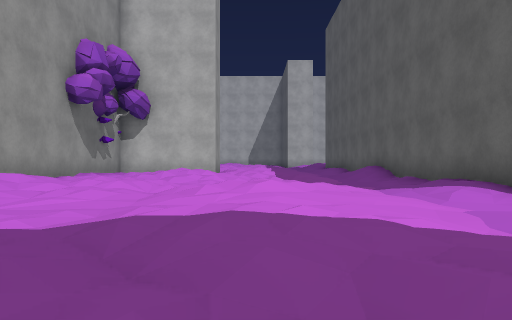
[1] (above)

23 first-person views from a walk through a Unity game level. The camera is 1.2 m above the floor, looks level and sees 70° across. The floor is counted in squares, 2 m on a side. Each view is taken from the middle of a square. On the plan, view 1 faces up. The plan holds only what a view shows up to about 10 squares ahead; the rest is blank. The place goes on beyond the plan. The player character is not drawn. Some surface patterns are stand-ins.

[2]
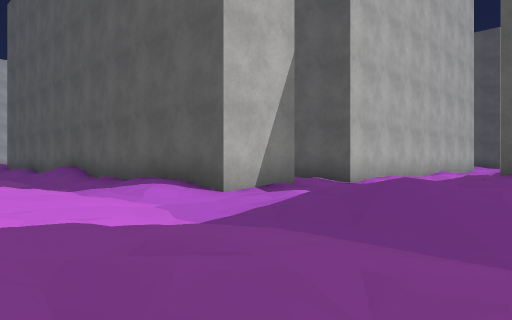

[3]
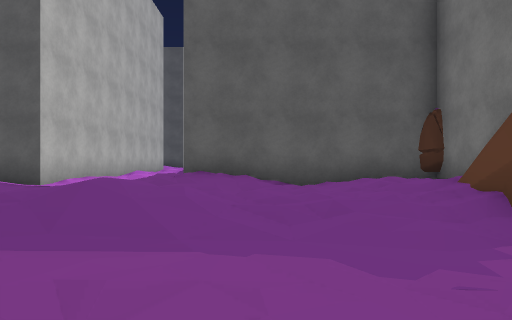

[4]
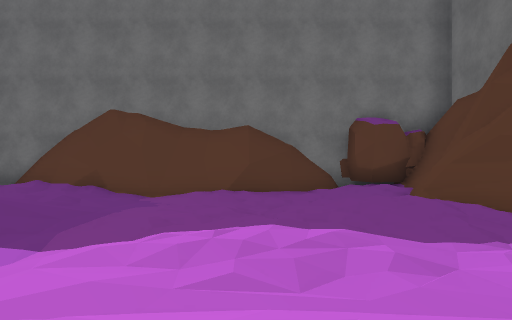

[5]
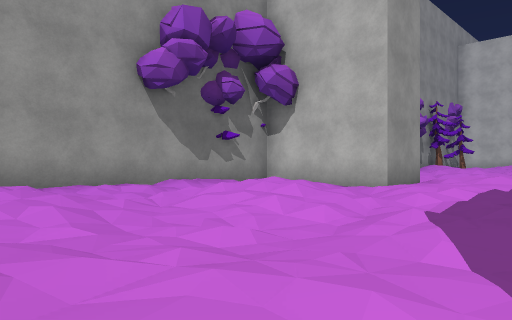

[6]
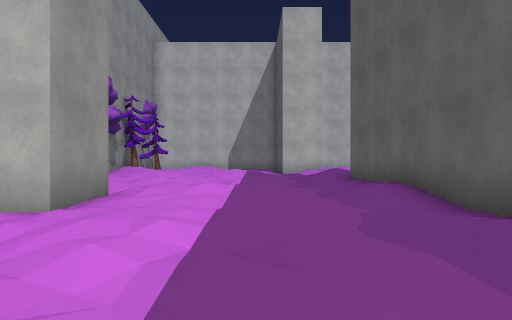

[7]
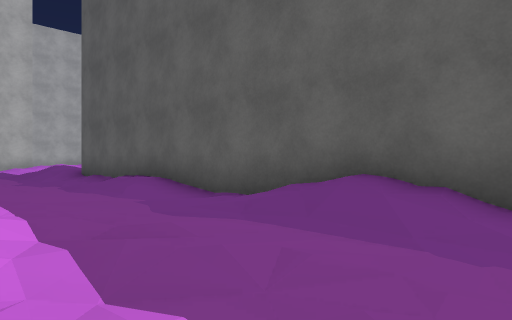

[8]
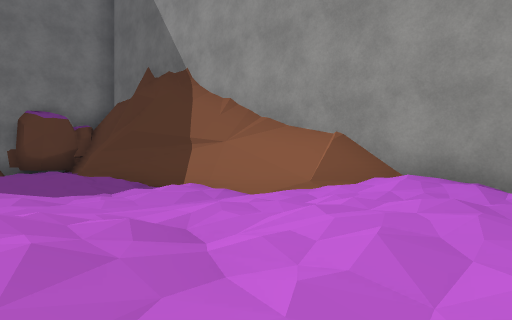

[9]
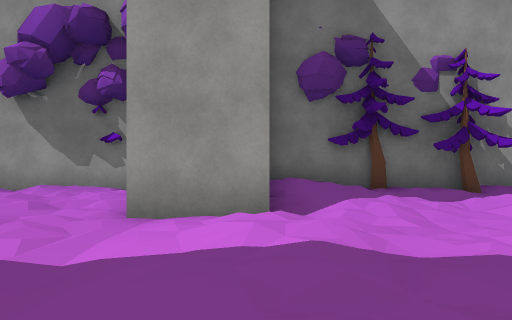

[10]
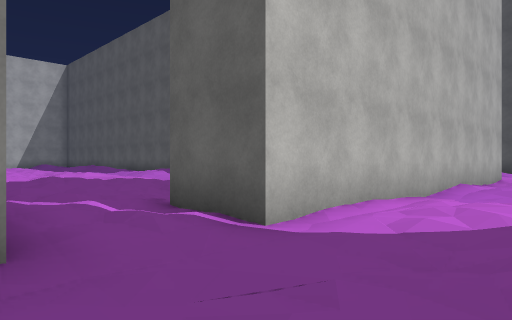

[11]
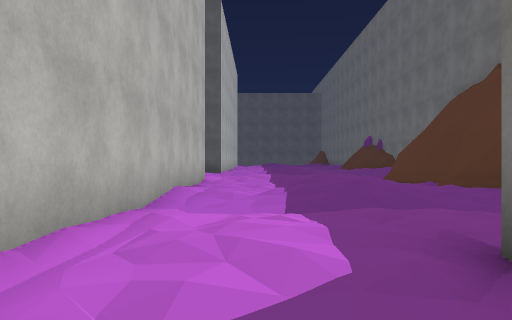

[12]
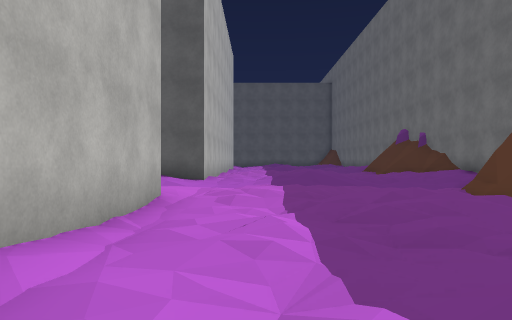

[13]
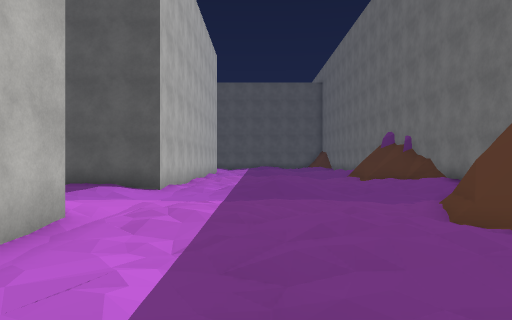

[14]
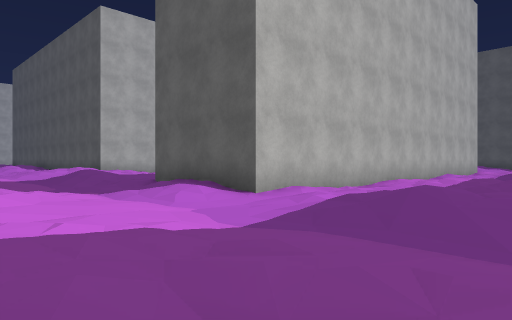

[15]
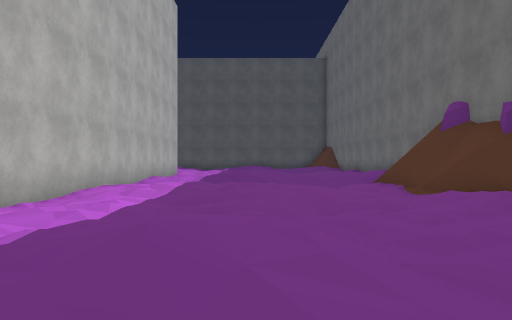

[16]
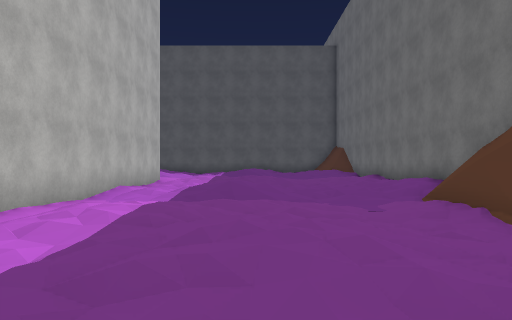

[17]
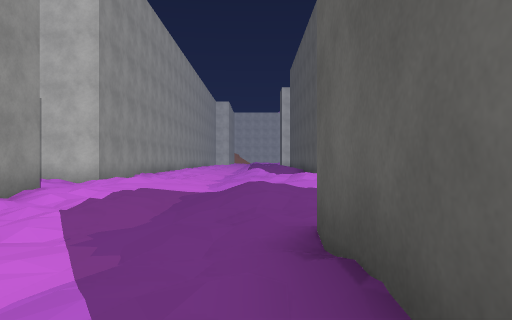

[18]
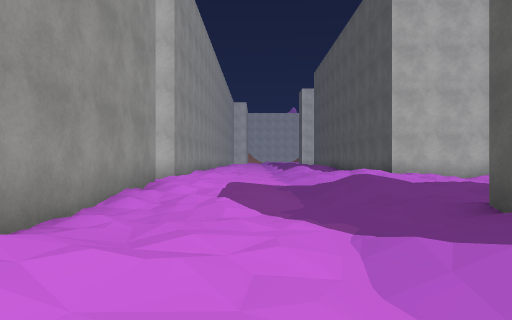

[19]
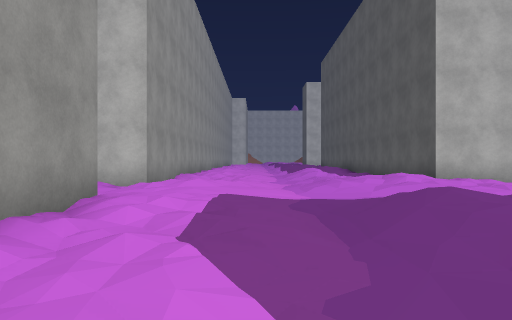

[20]
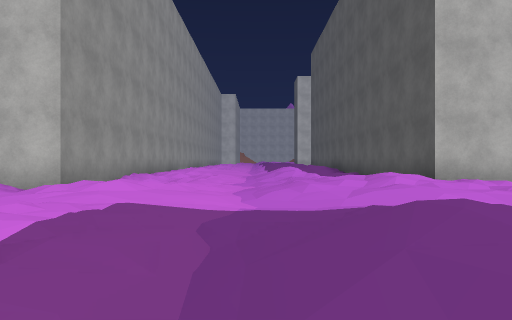

[21]
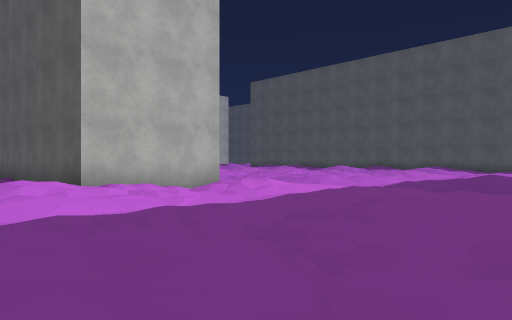

[22]
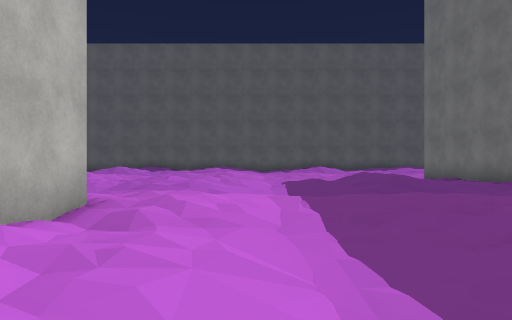

[23]
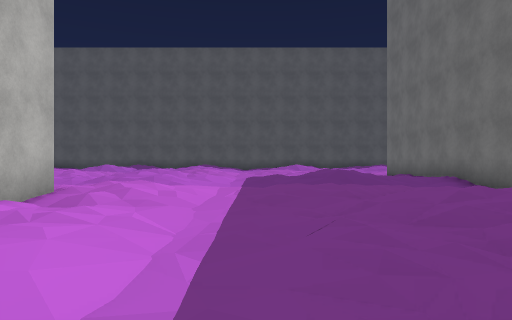

### Floor plan
Key: @ floor where view 1 was taken; # wall or solid block; . main floor; : floor 0.25 m higher than the main floor; - floor 0.25 m lower than the main floor; + floor 0.5 m higher than the main floor; / step, stairs or slope; = window, fence, low wall or low ledge; ^ raised ledge; T tree; O other object.
Columns run from 6 left of view 1 to 33 right of it. Each row starts with its distance up from view 1.
 19 TT.:::-.-.#            #.-.-.  #
 18  T...----.#            #  --.  #     .:
 17 T#::.-..-.#            #  .-   ####...:
 16  #+:...:-.#           ## ...:++:.....:+
 15  #  #.:...#           ..::..:::...:..:/:
 14   ###....-#            ....-....-.......
 13 OT......-.#              ..--.......-...
 12 T#....:.-.#            #::..:.....:..:..
 11  T.::..../#  ::..      #....+:.:::...+
 10  #.::.-...#  ::..      #....:/.::/-..:
  9  #....-.-.#  ..-       #----....    -...
  8  #...----.#            #.---.#     #####
  7  #:::-..-.# ::.        #-..-:#
  6  #::..:.-:# :.#        # :..:#
  5  #:...:...##..##########::...###########
  4  #^--...--...--...-...-....--..--...-...
  3  ##...:.-......::.......::........:.....
  2   #.:.:..: .......::..:.:...+:..:.:..+
  1   #:+:...:: .:##-.::/.::.-..+:.:+:...+
  0   #/::@.-...-:#  .....::...-...:::-....
 -1   #/.----...-.#   .....-=/--.:.------.:
 -2   #:.--.-..:::#     #######-.:::.--.....
 -3   #O.#######::#             :+  ##### ++
 -4   OO##     ####             ##       ###
 -5   O

Positions as (right, up) in squares from view 1, and headings:
1: (0, 0), facing up
2: (0, 0), facing up-right
3: (0, 0), facing right
4: (0, 6), facing down
5: (2, 6), facing up-left
6: (1, 9), facing up
7: (0, 9), facing up-right
8: (0, 8), facing down-left
9: (3, 15), facing left
10: (5, 2), facing up-right
11: (7, 3), facing right
12: (12, 3), facing right
13: (13, 2), facing right
14: (18, 0), facing up-right
15: (20, 1), facing right
16: (23, 1), facing right
17: (22, 5), facing up
18: (20, 4), facing up
19: (20, 7), facing up
20: (21, 9), facing up
21: (22, 9), facing up-right
22: (23, 14), facing right
23: (22, 13), facing right
